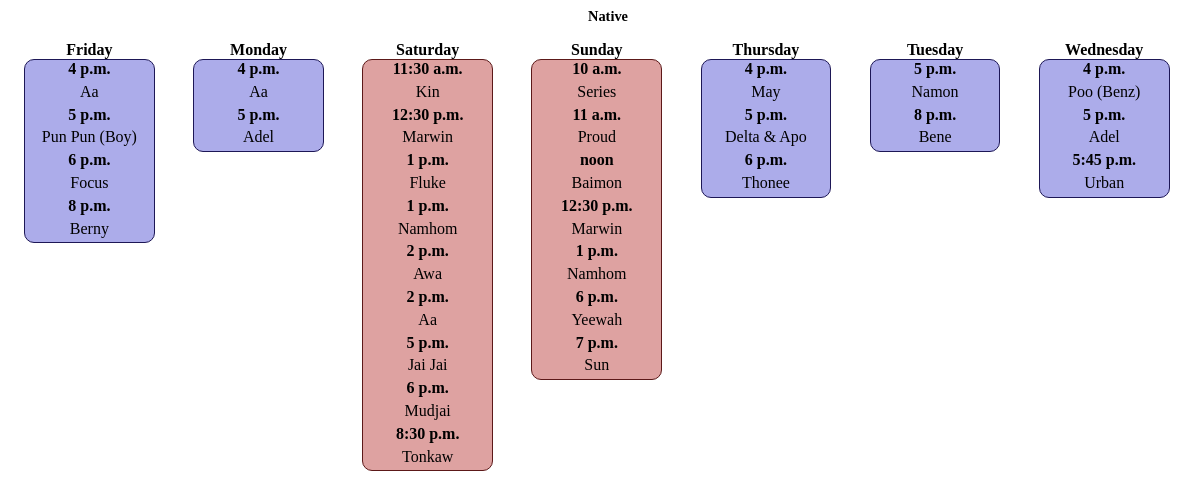
The app's page /tutorland/lessonstimetable/print/native/ with its own data.
### api/models.py (models this page shows, shortened)
class Lesson(models.Model):
    id = models.AutoField(auto_created=True, primary_key=True)
    student = models.ForeignKey(Student, on_delete=models.CASCADE)
    day = models.CharField(max_length=10)
    time = models.TimeField()
    subject = models.CharField(choices=SUBJECT_CHOICES, max_length=7)
    isonline = models.BooleanField(default=False)
    created = models.TimeField(auto_now_add=True)
    class Meta:
        verbose_name = "Lesson"
        verbose_name_plural = "Lessons"

class Student(models.Model):
    id = models.AutoField(auto_created=True, primary_key=True)
    name = models.CharField(max_length=30)
    lessons_remaining_grammar_only = models.IntegerField(
        default=0, blank=True, null=True
    )
    lessons_remaining_native_only = models.IntegerField(
        default=0, blank=True, null=True
    )
    lessons_remaining = models.IntegerField(default=0, blank=True, null=True)
    created = models.TimeField(auto_now_add=True)
    class Meta:
        verbose_name = "Student"
        verbose_name_plural = "Students"

### api/views/tutorland_views.py (the view)
def print_native_timetable(request):
    lessons = Lesson.objects.all().filter(subject="native").order_by("day", "time")
    grouped_lessons = {
        day: list(group)
        for day, group in groupby(lessons, key=lambda lesson: lesson.day)
    }
    context = {"grouped_lessons": grouped_lessons, "subject": "Native"}
    return render(request, "timetable_sheet.html", context)

### api/templates/timetable_sheet.html (shortened to what this page needs)
<!DOCTYPE html>
<html>
  <head>
  </head>
  <body>
    <h1>{{subject}}</h1>
    <div class="timetableprintsheet">
      {% for day, lessons in grouped_lessons.items %}
      <div class="table">
        <strong>{{ day|title }}</strong>
        <div class="{{ day|title }}">
          {% for lesson in lessons %}
          <div class="daydata">
            <strong>{{ lesson.time }}</strong>
            <article>{{ lesson.student.name|title }}</article>
          </div>
          {% endfor %}
        </div>
      </div>
      {% endfor %}
    </div>
  </body>
</html>

### api/templates/timetable_sheet.html (style rules this page uses)
h1 { text-align: center; font-size: 0.9rem; margin: 0 0 0 1rem; padding: 0; }
.timetableprintsheet { display: flex; flex-wrap: nowrap; overflow-x: auto; }
.table strong { text-align: center; font-size: 1rem; margin: 0 0 0 0; }
.table article { margin: 0.3rem 0 0.3rem 0rem; }
.table { display: flex; flex-direction: column; text-align: center; flex: 1; margin-right: 0.4rem; padding: 1rem; border-radius: 10px; }
.Monday, .Tuesday, .Wednesday, .Thursday, .Friday, .Saturday, .Sunday { border-radius: 10px; }
.Monday strong, .Tuesday strong, .Wednesday strong, .Thursday strong, .Friday strong { font-size: 1rem; border-radius: 10px; }
.Monday article, .Tuesday article, .Wednesday article, .Thursday article, .Friday article { margin-bottom: 1px solid black; }
.Monday, .Tuesday, .Wednesday, .Thursday, .Friday { border: 1px solid rgb(29, 23, 86); background-color: rgba(135, 135, 225, 0.691); }
.Saturday, .Sunday { border: 1px solid rgb(92, 25, 25); background-color: #da9695e2; }
.Saturday strong, .Sunday strong { border-radius: 10px; }
.Saturday article, .Sunday article { margin-bottom: 1px solid black; }

### records on screen
Lesson: day "Friday", time "4 p.m.", student.name "Aa"
Lesson: time "5 p.m.", student.name "Pun Pun (Boy)"
Lesson: time "6 p.m.", student.name "Focus"
Lesson: time "8 p.m.", student.name "Berny"
Lesson: day "Monday", time "4 p.m.", student.name "Aa"
Lesson: time "5 p.m.", student.name "Adel"
Lesson: day "Saturday", time "11:30 a.m.", student.name "Kin"
Lesson: time "12:30 p.m.", student.name "Marwin"
Lesson: time "1 p.m.", student.name "Fluke"
Lesson: time "1 p.m.", student.name "Namhom"
Lesson: time "2 p.m.", student.name "Awa"
Lesson: time "2 p.m.", student.name "Aa"
Lesson: time "5 p.m.", student.name "Jai Jai"
Lesson: time "6 p.m.", student.name "Mudjai"
Lesson: time "8:30 p.m.", student.name "Tonkaw"
Lesson: day "Sunday", time "10 a.m.", student.name "Series"
Lesson: time "11 a.m.", student.name "Proud"
Lesson: time "noon", student.name "Baimon"
Lesson: time "12:30 p.m.", student.name "Marwin"
Lesson: time "1 p.m.", student.name "Namhom"
Lesson: time "6 p.m.", student.name "Yeewah"
Lesson: time "7 p.m.", student.name "Sun"
Lesson: day "Thursday", time "4 p.m.", student.name "May"
Lesson: time "5 p.m.", student.name "Delta & Apo"
Lesson: time "6 p.m.", student.name "Thonee"
Lesson: day "Tuesday", time "5 p.m.", student.name "Namon"
Lesson: time "8 p.m.", student.name "Bene"
Lesson: day "Wednesday", time "4 p.m.", student.name "Poo (Benz)"
Lesson: time "5 p.m.", student.name "Adel"
Lesson: time "5:45 p.m.", student.name "Urban"

### other values on screen
{{ subject }} "Native"
